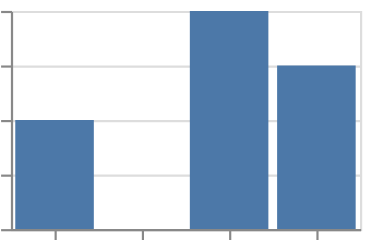

Vega-Lite specification stored for this chart:
### Vega-Lite specification from a JSON file in a GitHub repository (floating-point values rounded to 4 significant figures)
{"$schema": "https://vega.github.io/schema/vega-lite/v6.json", "padding": 5, "autosize": "none", "data": {"values": [{"c": "A", "x": 1, "y": 2, "s": 3, "t": "2024-01-01"}, {"c": "B", "x": 2, "y": null, "s": 5, "t": "2024-02-01"}, {"c": "C", "x": 3, "y": 4, "s": null, "t": "2024-03-01"}, {"c": "D", "x": 4, "y": 3, "s": 7, "t": "2024-04-01"}]}, "width": 160, "height": 100, "mark": {"type": "bar", "invalid": "show"}, "encoding": {"x": {"field": "c", "type": "nominal"}, "y": {"field": "y", "type": "quantitative"}}}
